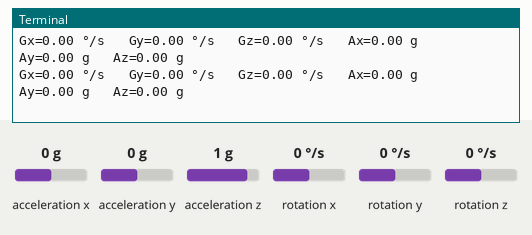
A program run on a simulated Raspberry Pi (BCM pin numbers). Parts: the last lines printed to the terminal. Inputs (shaded band) come from the test bench; at power-on: acceleration x 0 g, acceleration y 0 g, acceleration z 1 g, rotation x 0 °/s, rotation y 0 °/s, rotation z 0 °/s.

Above: at 1.9 s.
2.0 s: acceleration x set to -1.4 g
At 2.7 s:
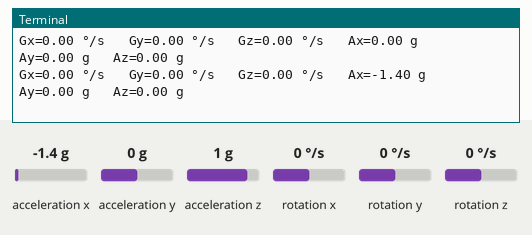
3.5 s: acceleration y set to -1.4 g
At 3.5 s:
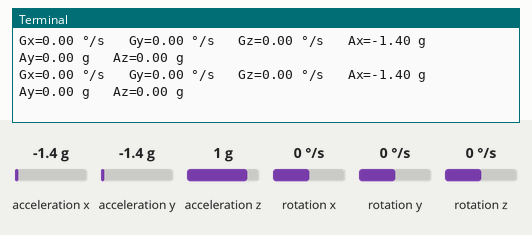
5.0 s: acceleration z set to -1.4 g
At 5.0 s:
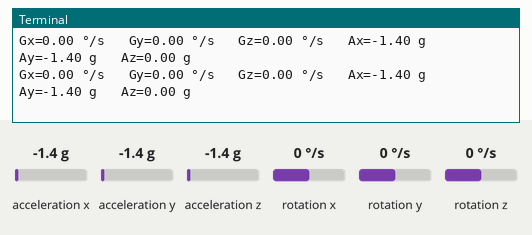
6.5 s: rotation x set to -192 °/s
At 6.5 s:
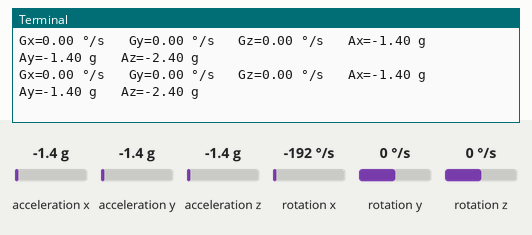
8.0 s: rotation y set to -192 °/s
At 8.0 s:
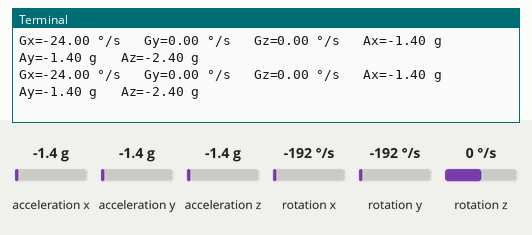

Measured:
- after the input at 2.0 s, the terminal: prints a new line after 0.33 s (image 1)

The program:

gy2.py
```python
'''
        Read Gyro and Accelerometer by Interfacing Raspberry Pi with MPU6050 using Python
	http://www.electronicwings.com
'''
import smbus			#import SMBus module of I2C
from time import sleep          #import

#some MPU6050 Registers and their Address
PWR_MGMT_1   = 0x6B
SMPLRT_DIV   = 0x19
CONFIG       = 0x1A
GYRO_CONFIG  = 0x1B
INT_ENABLE   = 0x38
ACCEL_XOUT_H = 0x3B
ACCEL_YOUT_H = 0x3D
ACCEL_ZOUT_H = 0x3F
GYRO_XOUT_H  = 0x43
GYRO_YOUT_H  = 0x45
GYRO_ZOUT_H  = 0x47

AxCal, AyCal, AzCal = (0.0, 0.0, 0.0)
GxCal, GyCal, GzCal = (0.0, 0.0, 0.0)

def MPU_Init():
	#write to sample rate register
	bus.write_byte_data(Device_Address, SMPLRT_DIV, 7)

	#Write to power management register
	bus.write_byte_data(Device_Address, PWR_MGMT_1, 1)

	#Write to Configuration register
	bus.write_byte_data(Device_Address, CONFIG, 0)

	#Write to Gyro configuration register
	bus.write_byte_data(Device_Address, GYRO_CONFIG, 24)

	#Write to interrupt enable register
	bus.write_byte_data(Device_Address, INT_ENABLE, 1)

def read_raw_data(addr):
	#Accelero and Gyro value are 16-bit
  try:
    high = bus.read_byte_data(Device_Address, addr)
    low = bus.read_byte_data(Device_Address, addr+1)

    #concatenate higher and lower value
    value = ((high << 8) | low)

    #to get signed value from mpu6050
    if(value > 32768):
      value -= 65536
  except:
    value = 0

  return value

def Callibrate(  ):
  global AxCal
  global AyCal
  global AzCal
  global GxCal
  global GyCal
  global GzCal

  samples = 50

  x = 0
  y = 0
  z = 0

  for i in range(samples):
    x += read_raw_data(ACCEL_XOUT_H)
    y += read_raw_data(ACCEL_YOUT_H)
    z += read_raw_data(ACCEL_ZOUT_H)

  As = samples * 16384.0

  AxCal = x / As
  AyCal = y / As
  AzCal = z / As

  x = 0
  y = 0
  z = 0

  for i in range(samples):
    x += read_raw_data(GYRO_XOUT_H)
    y += read_raw_data(GYRO_YOUT_H)
    z += read_raw_data(GYRO_ZOUT_H)

  As = samples * 131.0

  GxCal = x / As
  GyCal = y / As
  GzCal = z / As

bus = smbus.SMBus(1) 	# or bus = smbus.SMBus(0) for older version boards
Device_Address = 0x68   # MPU6050 device address

MPU_Init()
Callibrate()

print (" Reading Data of Gyroscope and Accelerometer")

while True:

	#Read Accelerometer raw value
	acc_x = read_raw_data(ACCEL_XOUT_H)
	acc_y = read_raw_data(ACCEL_YOUT_H)
	acc_z = read_raw_data(ACCEL_ZOUT_H)

	#Read Gyroscope raw value
	gyro_x = read_raw_data(GYRO_XOUT_H)
	gyro_y = read_raw_data(GYRO_YOUT_H)
	gyro_z = read_raw_data(GYRO_ZOUT_H)

	#Full scale range +/- 250 degree/C as per sensitivity scale factor
	Ax = (acc_x / 16384.0) - AxCal
	Ay = (acc_y / 16384.0) - AyCal
	Az = (acc_z / 16384.0) - AzCal

	Gx = (gyro_x / 131.0) - GxCal
	Gy = (gyro_y / 131.0) - GyCal
	Gz = (gyro_z / 131.0) - GzCal


	print ("Gx=%.2f" %Gx, u'\u00b0'+ "/s", "\tGy=%.2f" %Gy, u'\u00b0'+ "/s", "\tGz=%.2f" %Gz, u'\u00b0'+ "/s", "\tAx=%.2f g" %Ax, "\tAy=%.2f g" %Ay, "\tAz=%.2f g" %Az)
	sleep(0.5)
```
